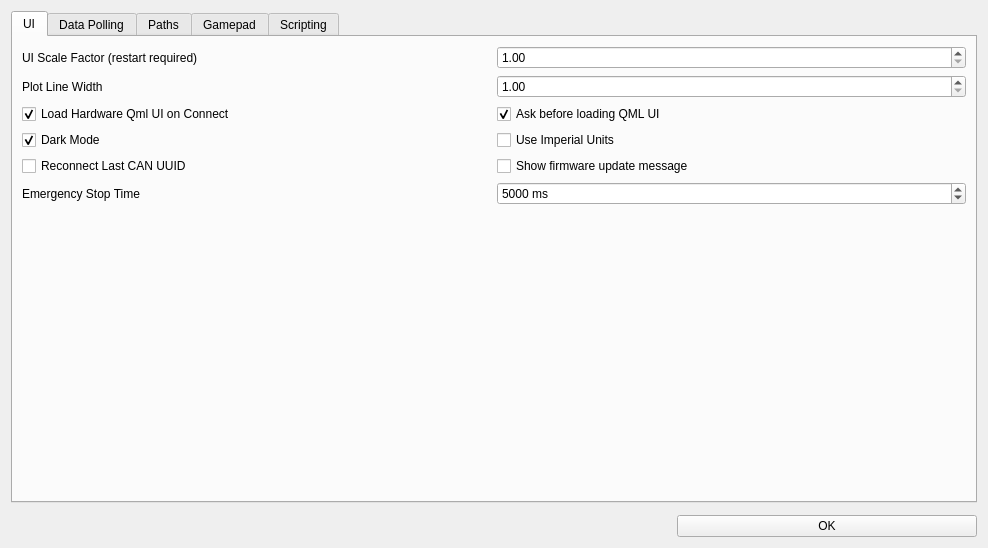
<?xml version="1.0" encoding="UTF-8"?>
<ui version="4.0">
 <class>Preferences</class>
 <widget class="QWidget" name="Preferences">
  <property name="geometry">
   <rect>
    <x>0</x>
    <y>0</y>
    <width>988</width>
    <height>548</height>
   </rect>
  </property>
  <property name="windowTitle">
   <string>Preferences</string>
  </property>
  <layout class="QVBoxLayout" name="verticalLayout_2">
   <property name="spacing">
    <number>12</number>
   </property>
   <item>
    <widget class="QTabWidget" name="tabWidget">
     <property name="tabPosition">
      <enum>QTabWidget::TabPosition::North</enum>
     </property>
     <property name="tabShape">
      <enum>QTabWidget::TabShape::Rounded</enum>
     </property>
     <property name="currentIndex">
      <number>0</number>
     </property>
     <widget class="QWidget" name="tab">
      <attribute name="title">
       <string>UI</string>
      </attribute>
      <layout class="QVBoxLayout" name="verticalLayout" stretch="0,1">
       <item>
        <layout class="QGridLayout" name="gridLayout_41" columnminimumwidth="0,1">
         <item row="3" column="1">
          <widget class="QCheckBox" name="useImperialBox">
           <property name="text">
            <string>Use Imperial Units</string>
           </property>
          </widget>
         </item>
         <item row="2" column="0">
          <widget class="QCheckBox" name="loadQmlUiConnectBox">
           <property name="text">
            <string>Load Hardware Qml UI on Connect</string>
           </property>
           <property name="checked">
            <bool>true</bool>
           </property>
          </widget>
         </item>
         <item row="4" column="0">
          <widget class="QCheckBox" name="reconnectCanBox">
           <property name="text">
            <string>Reconnect Last CAN UUID</string>
           </property>
          </widget>
         </item>
         <item row="0" column="0">
          <widget class="QLabel" name="label">
           <property name="maximumSize">
            <size>
             <width>16777215</width>
             <height>16777215</height>
            </size>
           </property>
           <property name="text">
            <string>UI Scale Factor (restart required)</string>
           </property>
          </widget>
         </item>
         <item row="3" column="0">
          <widget class="QCheckBox" name="darkModeBox">
           <property name="text">
            <string>Dark Mode</string>
           </property>
           <property name="checked">
            <bool>true</bool>
           </property>
           <property name="tristate">
            <bool>false</bool>
           </property>
          </widget>
         </item>
         <item row="2" column="1">
          <widget class="QCheckBox" name="qmlUiAskBox">
           <property name="text">
            <string>Ask before loading QML UI</string>
           </property>
           <property name="checked">
            <bool>true</bool>
           </property>
          </widget>
         </item>
         <item row="1" column="0">
          <widget class="QLabel" name="label_61">
           <property name="maximumSize">
            <size>
             <width>16777215</width>
             <height>16777215</height>
            </size>
           </property>
           <property name="text">
            <string>Plot Line Width</string>
           </property>
          </widget>
         </item>
         <item row="0" column="1">
          <widget class="QDoubleSpinBox" name="uiScaleBox">
           <property name="toolTip">
            <string>&lt;html&gt;&lt;head/&gt;&lt;body&gt;&lt;p&gt;Scale the user intefrace with this factor. Useful for high resolution monitors. ESCargot Tool must be restarted for this setting to take effect.&lt;/p&gt;&lt;/body&gt;&lt;/html&gt;</string>
           </property>
           <property name="minimum">
            <double>1.000000000000000</double>
           </property>
           <property name="maximum">
            <double>3.000000000000000</double>
           </property>
           <property name="singleStep">
            <double>0.100000000000000</double>
           </property>
          </widget>
         </item>
         <item row="1" column="1">
          <widget class="QDoubleSpinBox" name="uiPlotWidthBox">
           <property name="toolTip">
            <string>&lt;html&gt;&lt;head/&gt;&lt;body&gt;&lt;p&gt;Line thickness for the graphs in plots.&lt;/p&gt;&lt;/body&gt;&lt;/html&gt;</string>
           </property>
           <property name="minimum">
            <double>1.000000000000000</double>
           </property>
           <property name="maximum">
            <double>10.000000000000000</double>
           </property>
           <property name="singleStep">
            <double>1.000000000000000</double>
           </property>
          </widget>
         </item>
         <item row="4" column="1">
          <widget class="QCheckBox" name="showFwUpdateBox">
           <property name="text">
            <string>Show firmware update message</string>
           </property>
          </widget>
         </item>
         <item row="5" column="0">
          <widget class="QLabel" name="label_13">
           <property name="text">
            <string>Emergency Stop Time</string>
           </property>
          </widget>
         </item>
         <item row="5" column="1">
          <widget class="QSpinBox" name="estopTimeBox">
           <property name="toolTip">
            <string>Time to disable all motor commands after using the stop button or the ESC key.</string>
           </property>
           <property name="suffix">
            <string> ms</string>
           </property>
           <property name="maximum">
            <number>65000</number>
           </property>
           <property name="singleStep">
            <number>10</number>
           </property>
           <property name="value">
            <number>5000</number>
           </property>
          </widget>
         </item>
        </layout>
       </item>
       <item>
        <spacer name="verticalSpacer">
         <property name="orientation">
          <enum>Qt::Orientation::Vertical</enum>
         </property>
         <property name="sizeHint" stdset="0">
          <size>
           <width>20</width>
           <height>5</height>
          </size>
         </property>
        </spacer>
       </item>
      </layout>
     </widget>
     <widget class="QWidget" name="tab_4">
      <attribute name="title">
       <string>Data Polling</string>
      </attribute>
      <layout class="QGridLayout" name="gridLayout_5" rowstretch="0,0,0,0,0,1" columnstretch="0,0,1" columnminimumwidth="0,0,1">
       <item row="2" column="0">
        <widget class="QLabel" name="label_11">
         <property name="text">
          <string>IMU Data Poll Rate</string>
         </property>
        </widget>
       </item>
       <item row="0" column="0">
        <widget class="QLabel" name="label_9">
         <property name="text">
          <string>RT Data Poll Rate</string>
         </property>
        </widget>
       </item>
       <item row="0" column="1">
        <widget class="QDoubleSpinBox" name="pollRtDataBox">
         <property name="suffix">
          <string> Hz</string>
         </property>
         <property name="decimals">
          <number>1</number>
         </property>
         <property name="minimum">
          <double>0.100000000000000</double>
         </property>
         <property name="maximum">
          <double>200.000000000000000</double>
         </property>
         <property name="value">
          <double>50.000000000000000</double>
         </property>
        </widget>
       </item>
       <item row="3" column="0">
        <widget class="QLabel" name="label_12">
         <property name="text">
          <string>BMS Data Poll Rate</string>
         </property>
        </widget>
       </item>
       <item row="1" column="2">
        <spacer name="horizontalSpacer">
         <property name="orientation">
          <enum>Qt::Orientation::Horizontal</enum>
         </property>
         <property name="sizeHint" stdset="0">
          <size>
           <width>5</width>
           <height>5</height>
          </size>
         </property>
        </spacer>
       </item>
       <item row="1" column="1">
        <widget class="QDoubleSpinBox" name="pollAppDataBox">
         <property name="suffix">
          <string> Hz</string>
         </property>
         <property name="decimals">
          <number>1</number>
         </property>
         <property name="minimum">
          <double>0.100000000000000</double>
         </property>
         <property name="maximum">
          <double>200.000000000000000</double>
         </property>
         <property name="value">
          <double>20.000000000000000</double>
         </property>
        </widget>
       </item>
       <item row="1" column="0">
        <widget class="QLabel" name="label_10">
         <property name="text">
          <string>App Data Poll Rate</string>
         </property>
        </widget>
       </item>
       <item row="5" column="0">
        <spacer name="verticalSpacer_5">
         <property name="orientation">
          <enum>Qt::Orientation::Vertical</enum>
         </property>
         <property name="sizeHint" stdset="0">
          <size>
           <width>20</width>
           <height>5</height>
          </size>
         </property>
        </spacer>
       </item>
       <item row="3" column="1">
        <widget class="QDoubleSpinBox" name="pollBmsDataBox">
         <property name="suffix">
          <string> Hz</string>
         </property>
         <property name="decimals">
          <number>1</number>
         </property>
         <property name="minimum">
          <double>0.100000000000000</double>
         </property>
         <property name="maximum">
          <double>200.000000000000000</double>
         </property>
         <property name="value">
          <double>10.000000000000000</double>
         </property>
        </widget>
       </item>
       <item row="2" column="1">
        <widget class="QDoubleSpinBox" name="pollImuDataBox">
         <property name="suffix">
          <string> Hz</string>
         </property>
         <property name="decimals">
          <number>1</number>
         </property>
         <property name="minimum">
          <double>0.100000000000000</double>
         </property>
         <property name="maximum">
          <double>200.000000000000000</double>
         </property>
         <property name="value">
          <double>50.000000000000000</double>
         </property>
        </widget>
       </item>
       <item row="4" column="0" colspan="2">
        <widget class="QPushButton" name="pollRestoreButton">
         <property name="text">
          <string>Restore Defaults</string>
         </property>
         <property name="icon">
          <iconset resource="res.qrc">
           <normaloff>:/res/icons/Restart-96.png</normaloff>:/res/icons/Restart-96.png</iconset>
         </property>
        </widget>
       </item>
      </layout>
     </widget>
     <widget class="QWidget" name="tab_3">
      <attribute name="title">
       <string>Paths</string>
      </attribute>
      <layout class="QVBoxLayout" name="verticalLayout_3" stretch="0,1">
       <item>
        <layout class="QGridLayout" name="gridLayout_4">
         <item row="2" column="1">
          <widget class="QLineEdit" name="pathScriptOutputEdit">
           <property name="text">
            <string/>
           </property>
          </widget>
         </item>
         <item row="1" column="1">
          <widget class="QLineEdit" name="pathScriptInputEdit">
           <property name="text">
            <string/>
           </property>
          </widget>
         </item>
         <item row="0" column="1">
          <widget class="QLineEdit" name="pathRtLogEdit">
           <property name="text">
            <string/>
           </property>
          </widget>
         </item>
         <item row="1" column="2">
          <widget class="QPushButton" name="pathScriptInputChooseButton">
           <property name="toolTip">
            <string>Choose output directory</string>
           </property>
           <property name="text">
            <string/>
           </property>
           <property name="icon">
            <iconset resource="res.qrc">
             <normaloff>:/res/icons/Open Folder-96.png</normaloff>:/res/icons/Open Folder-96.png</iconset>
           </property>
          </widget>
         </item>
         <item row="1" column="0">
          <widget class="QLabel" name="label_7">
           <property name="text">
            <string>Script Input Files</string>
           </property>
          </widget>
         </item>
         <item row="2" column="2">
          <widget class="QPushButton" name="pathScriptOutputChooseButton">
           <property name="toolTip">
            <string>Choose output directory</string>
           </property>
           <property name="text">
            <string/>
           </property>
           <property name="icon">
            <iconset resource="res.qrc">
             <normaloff>:/res/icons/Open Folder-96.png</normaloff>:/res/icons/Open Folder-96.png</iconset>
           </property>
          </widget>
         </item>
         <item row="2" column="0">
          <widget class="QLabel" name="label_8">
           <property name="text">
            <string>Script Output Files</string>
           </property>
          </widget>
         </item>
         <item row="0" column="2">
          <widget class="QPushButton" name="pathRtLogChooseButton">
           <property name="toolTip">
            <string>Choose output directory</string>
           </property>
           <property name="text">
            <string/>
           </property>
           <property name="icon">
            <iconset resource="res.qrc">
             <normaloff>:/res/icons/Open Folder-96.png</normaloff>:/res/icons/Open Folder-96.png</iconset>
           </property>
          </widget>
         </item>
         <item row="0" column="0">
          <widget class="QLabel" name="label_6">
           <property name="text">
            <string>RT Data Log</string>
           </property>
          </widget>
         </item>
         <item row="3" column="0">
          <widget class="QLabel" name="label_15">
           <property name="text">
            <string>Local Logs</string>
           </property>
          </widget>
         </item>
         <item row="3" column="1">
          <widget class="QLineEdit" name="pathLocalLogEdit"/>
         </item>
         <item row="3" column="2">
          <widget class="QPushButton" name="pathLocalLogChooseButton">
           <property name="text">
            <string/>
           </property>
           <property name="icon">
            <iconset resource="res.qrc">
             <normaloff>:/res/icons/Open Folder-96.png</normaloff>:/res/icons/Open Folder-96.png</iconset>
           </property>
          </widget>
         </item>
        </layout>
       </item>
       <item>
        <spacer name="verticalSpacer_4">
         <property name="orientation">
          <enum>Qt::Orientation::Vertical</enum>
         </property>
         <property name="sizeHint" stdset="0">
          <size>
           <width>20</width>
           <height>5</height>
          </size>
         </property>
        </spacer>
       </item>
      </layout>
     </widget>
     <widget class="QWidget" name="tab_2">
      <attribute name="title">
       <string>Gamepad</string>
      </attribute>
      <layout class="QVBoxLayout" name="verticalLayout_4" stretch="0,0,1">
       <item>
        <widget class="QGroupBox" name="groupBox_2">
         <property name="title">
          <string>Axis Monitoring and Configuration</string>
         </property>
         <layout class="QHBoxLayout" name="horizontalLayout_2" stretch="1,1">
          <property name="leftMargin">
           <number>6</number>
          </property>
          <property name="topMargin">
           <number>6</number>
          </property>
          <property name="rightMargin">
           <number>6</number>
          </property>
          <property name="bottomMargin">
           <number>6</number>
          </property>
          <item>
           <layout class="QGridLayout" name="gridLayout">
            <property name="spacing">
             <number>2</number>
            </property>
            <item row="3" column="1">
             <widget class="QProgressBar" name="jsAxis4Bar">
              <property name="minimum">
               <number>-1000</number>
              </property>
              <property name="maximum">
               <number>1000</number>
              </property>
              <property name="value">
               <number>0</number>
              </property>
              <property name="format">
               <string>%v</string>
              </property>
             </widget>
            </item>
            <item row="0" column="1">
             <widget class="QProgressBar" name="jsAxis1Bar">
              <property name="minimum">
               <number>-1000</number>
              </property>
              <property name="maximum">
               <number>1000</number>
              </property>
              <property name="value">
               <number>0</number>
              </property>
              <property name="format">
               <string>%v</string>
              </property>
             </widget>
            </item>
            <item row="1" column="1">
             <widget class="QProgressBar" name="jsAxis2Bar">
              <property name="minimum">
               <number>-1000</number>
              </property>
              <property name="maximum">
               <number>1000</number>
              </property>
              <property name="value">
               <number>0</number>
              </property>
              <property name="format">
               <string>%v</string>
              </property>
             </widget>
            </item>
            <item row="0" column="0">
             <widget class="QLabel" name="label_2">
              <property name="text">
               <string>Axis 1</string>
              </property>
             </widget>
            </item>
            <item row="1" column="0">
             <widget class="QLabel" name="label_3">
              <property name="text">
               <string>Axis 2</string>
              </property>
             </widget>
            </item>
            <item row="3" column="0">
             <widget class="QLabel" name="label_5">
              <property name="text">
               <string>Axis 4</string>
              </property>
             </widget>
            </item>
            <item row="2" column="1">
             <widget class="QProgressBar" name="jsAxis3Bar">
              <property name="minimum">
               <number>-1000</number>
              </property>
              <property name="maximum">
               <number>1000</number>
              </property>
              <property name="value">
               <number>0</number>
              </property>
              <property name="format">
               <string>%v</string>
              </property>
             </widget>
            </item>
            <item row="2" column="0">
             <widget class="QLabel" name="label_4">
              <property name="text">
               <string>Axis 3</string>
              </property>
             </widget>
            </item>
            <item row="0" column="2">
             <widget class="QPushButton" name="jsConf1Button">
              <property name="text">
               <string>Configure</string>
              </property>
              <property name="icon">
               <iconset resource="res.qrc">
                <normaloff>:/res/icons/Horizontal Settings Mixer-96.png</normaloff>:/res/icons/Horizontal Settings Mixer-96.png</iconset>
              </property>
             </widget>
            </item>
            <item row="1" column="2">
             <widget class="QPushButton" name="jsConf2Button">
              <property name="text">
               <string>Configure</string>
              </property>
              <property name="icon">
               <iconset resource="res.qrc">
                <normaloff>:/res/icons/Horizontal Settings Mixer-96.png</normaloff>:/res/icons/Horizontal Settings Mixer-96.png</iconset>
              </property>
             </widget>
            </item>
            <item row="2" column="2">
             <widget class="QPushButton" name="jsConf3Button">
              <property name="text">
               <string>Configure</string>
              </property>
              <property name="icon">
               <iconset resource="res.qrc">
                <normaloff>:/res/icons/Horizontal Settings Mixer-96.png</normaloff>:/res/icons/Horizontal Settings Mixer-96.png</iconset>
              </property>
             </widget>
            </item>
            <item row="3" column="2">
             <widget class="QPushButton" name="jsConf4Button">
              <property name="text">
               <string>Configure</string>
              </property>
              <property name="icon">
               <iconset resource="res.qrc">
                <normaloff>:/res/icons/Horizontal Settings Mixer-96.png</normaloff>:/res/icons/Horizontal Settings Mixer-96.png</iconset>
              </property>
             </widget>
            </item>
           </layout>
          </item>
          <item>
           <layout class="QGridLayout" name="gridLayout_2">
            <property name="spacing">
             <number>2</number>
            </property>
            <item row="1" column="1">
             <widget class="QPushButton" name="jsConnectButton">
              <property name="text">
               <string>Connect</string>
              </property>
              <property name="icon">
               <iconset resource="res.qrc">
                <normaloff>:/res/icons/Connected-96.png</normaloff>:/res/icons/Connected-96.png</iconset>
              </property>
             </widget>
            </item>
            <item row="1" column="0">
             <widget class="QPushButton" name="jsScanButton">
              <property name="text">
               <string>Scan</string>
              </property>
              <property name="icon">
               <iconset resource="res.qrc">
                <normaloff>:/res/icons/Refresh-96.png</normaloff>:/res/icons/Refresh-96.png</iconset>
              </property>
             </widget>
            </item>
            <item row="0" column="0" colspan="2">
             <widget class="QComboBox" name="jsListBox"/>
            </item>
            <item row="3" column="1">
             <spacer name="verticalSpacer_2">
              <property name="orientation">
               <enum>Qt::Orientation::Vertical</enum>
              </property>
              <property name="sizeHint" stdset="0">
               <size>
                <width>20</width>
                <height>10</height>
               </size>
              </property>
             </spacer>
            </item>
            <item row="2" column="0" colspan="2">
             <widget class="QPushButton" name="jsResetConfigButton">
              <property name="text">
               <string>Reset Configuration</string>
              </property>
              <property name="icon">
               <iconset resource="res.qrc">
                <normaloff>:/res/icons/Restart-96.png</normaloff>:/res/icons/Restart-96.png</iconset>
              </property>
             </widget>
            </item>
           </layout>
          </item>
         </layout>
        </widget>
       </item>
       <item>
        <widget class="QGroupBox" name="groupBox">
         <property name="title">
          <string>Interpretation</string>
         </property>
         <layout class="QGridLayout" name="gridLayout_3">
          <property name="leftMargin">
           <number>6</number>
          </property>
          <property name="topMargin">
           <number>6</number>
          </property>
          <property name="rightMargin">
           <number>6</number>
          </property>
          <property name="bottomMargin">
           <number>6</number>
          </property>
          <property name="spacing">
           <number>2</number>
          </property>
          <item row="3" column="1">
           <widget class="QDoubleSpinBox" name="jsCurrentMaxBox">
            <property name="prefix">
             <string>Max Current: </string>
            </property>
            <property name="suffix">
             <string> A</string>
            </property>
            <property name="maximum">
             <double>1000.000000000000000</double>
            </property>
            <property name="value">
             <double>10.000000000000000</double>
            </property>
           </widget>
          </item>
          <item row="4" column="1">
           <widget class="QDoubleSpinBox" name="jsErpmMaxBox">
            <property name="prefix">
             <string>Max ERPM: </string>
            </property>
            <property name="decimals">
             <number>0</number>
            </property>
            <property name="maximum">
             <double>300000.000000000000000</double>
            </property>
            <property name="value">
             <double>60000.000000000000000</double>
            </property>
           </widget>
          </item>
          <item row="2" column="0">
           <widget class="QCheckBox" name="jsBidirectionalBox">
            <property name="text">
             <string>Bidirectional</string>
            </property>
           </widget>
          </item>
          <item row="0" column="1">
           <widget class="QComboBox" name="jsControlTypeBox">
            <item>
             <property name="text">
              <string>Current Control</string>
             </property>
            </item>
            <item>
             <property name="text">
              <string>Current Control Brake</string>
             </property>
            </item>
            <item>
             <property name="text">
              <string>Duty Control</string>
             </property>
            </item>
            <item>
             <property name="text">
              <string>Speed Control</string>
             </property>
            </item>
            <item>
             <property name="text">
              <string>Position Control</string>
             </property>
            </item>
           </widget>
          </item>
          <item row="4" column="0">
           <widget class="QDoubleSpinBox" name="jsErpmMinBox">
            <property name="prefix">
             <string>Min ERPM: </string>
            </property>
            <property name="decimals">
             <number>0</number>
            </property>
            <property name="minimum">
             <double>-300000.000000000000000</double>
            </property>
            <property name="maximum">
             <double>0.000000000000000</double>
            </property>
            <property name="value">
             <double>-30000.000000000000000</double>
            </property>
           </widget>
          </item>
          <item row="3" column="0">
           <widget class="QDoubleSpinBox" name="jsCurrentMinBox">
            <property name="prefix">
             <string>Min Current: </string>
            </property>
            <property name="suffix">
             <string> A</string>
            </property>
            <property name="minimum">
             <double>-1000.000000000000000</double>
            </property>
            <property name="maximum">
             <double>0.000000000000000</double>
            </property>
            <property name="value">
             <double>-10.000000000000000</double>
            </property>
           </widget>
          </item>
          <item row="2" column="1">
           <widget class="QCheckBox" name="jsInvertedBox">
            <property name="text">
             <string>Inverted</string>
            </property>
           </widget>
          </item>
          <item row="5" column="0">
           <widget class="QCheckBox" name="jsConfigOkBox">
            <property name="text">
             <string>Configuration is OK (check this box manually when done)</string>
            </property>
           </widget>
          </item>
          <item row="1" column="1">
           <widget class="QSpinBox" name="jsMaxBox">
            <property name="prefix">
             <string>Max: </string>
            </property>
            <property name="minimum">
             <number>-1000</number>
            </property>
            <property name="maximum">
             <number>1000</number>
            </property>
            <property name="value">
             <number>1000</number>
            </property>
           </widget>
          </item>
          <item row="1" column="0">
           <widget class="QSpinBox" name="jsMinBox">
            <property name="prefix">
             <string>Min: </string>
            </property>
            <property name="minimum">
             <number>-1000</number>
            </property>
            <property name="maximum">
             <number>1000</number>
            </property>
            <property name="value">
             <number>-1000</number>
            </property>
           </widget>
          </item>
          <item row="6" column="0" colspan="2">
           <widget class="DisplayBar" name="jsDisp" native="true">
            <property name="minimumSize">
             <size>
              <width>0</width>
              <height>30</height>
             </size>
            </property>
           </widget>
          </item>
          <item row="0" column="0">
           <widget class="QComboBox" name="jseAxisBox">
            <item>
             <property name="text">
              <string>Use Axis 1</string>
             </property>
            </item>
            <item>
             <property name="text">
              <string>Use Axis 2</string>
             </property>
            </item>
            <item>
             <property name="text">
              <string>Use Axis 3</string>
             </property>
            </item>
            <item>
             <property name="text">
              <string>Use Axis 4</string>
             </property>
            </item>
           </widget>
          </item>
         </layout>
        </widget>
       </item>
       <item>
        <spacer name="verticalSpacer_3">
         <property name="orientation">
          <enum>Qt::Orientation::Vertical</enum>
         </property>
         <property name="sizeHint" stdset="0">
          <size>
           <width>5</width>
           <height>5</height>
          </size>
         </property>
        </spacer>
       </item>
      </layout>
     </widget>
     <widget class="QWidget" name="tab_5">
      <attribute name="title">
       <string>Scripting</string>
      </attribute>
      <layout class="QVBoxLayout" name="verticalLayout_6" stretch="0,0,1">
       <item>
        <widget class="QGroupBox" name="groupBox_3">
         <property name="title">
          <string>Upload/Stream/Run</string>
         </property>
         <layout class="QVBoxLayout" name="verticalLayout_5">
          <item>
           <widget class="QRadioButton" name="uploadContentEditorButton">
            <property name="toolTip">
             <string>Use editor content when uploading/streaming/running code.</string>
            </property>
            <property name="text">
             <string>Use Editor Content</string>
            </property>
            <property name="checked">
             <bool>true</bool>
            </property>
           </widget>
          </item>
          <item>
           <widget class="QRadioButton" name="uploadContentFileButton">
            <property name="toolTip">
             <string>Use file content when uploading/streaming/running code. If the content is not saved and a file path does not exist the editor content will be used instead.</string>
            </property>
            <property name="text">
             <string>Use File Content</string>
            </property>
           </widget>
          </item>
         </layout>
        </widget>
       </item>
       <item>
        <widget class="QGroupBox" name="groupBox_4">
         <property name="toolTip">
          <string>Remove comments, spaces and imports on upload. This saves space, but makes the code less readable when reading it back.</string>
         </property>
         <property name="title">
          <string>LispBM Editor</string>
         </property>
         <layout class="QGridLayout" name="gridLayout_6">
          <item row="1" column="0">
           <widget class="QLabel" name="label_14">
            <property name="text">
             <string>REPL Max Line Count</string>
            </property>
           </widget>
          </item>
          <item row="1" column="1">
           <widget class="QSpinBox" name="replMaxLineBox">
            <property name="toolTip">
             <string>Maximum number of lines to show in REPL. Reducing this number improves performance when printing things fast.</string>
            </property>
            <property name="minimum">
             <number>20</number>
            </property>
            <property name="maximum">
             <number>20000</number>
            </property>
            <property name="value">
             <number>5000</number>
            </property>
           </widget>
          </item>
          <item row="2" column="0">
           <widget class="QCheckBox" name="reduceLispBox">
            <property name="text">
             <string>Reduce Code on Upload</string>
            </property>
           </widget>
          </item>
         </layout>
        </widget>
       </item>
       <item>
        <spacer name="verticalSpacer_6">
         <property name="orientation">
          <enum>Qt::Orientation::Vertical</enum>
         </property>
         <property name="sizeHint" stdset="0">
          <size>
           <width>20</width>
           <height>5</height>
          </size>
         </property>
        </spacer>
       </item>
      </layout>
     </widget>
    </widget>
   </item>
   <item>
    <widget class="QPushButton" name="okButton">
     <property name="maximumSize">
      <size>
       <width>300</width>
       <height>16777215</height>
      </size>
     </property>
     <property name="layoutDirection">
      <enum>Qt::LayoutDirection::RightToLeft</enum>
     </property>
     <property name="text">
      <string>OK</string>
     </property>
    </widget>
   </item>
  </layout>
 </widget>
 <customwidgets>
  <customwidget>
   <class>DisplayBar</class>
   <extends>QWidget</extends>
   <header>widgets/displaybar.h</header>
   <container>1</container>
  </customwidget>
 </customwidgets>
 <resources>
  <include location="res.qrc"/>
 </resources>
 <connections/>
</ui>
